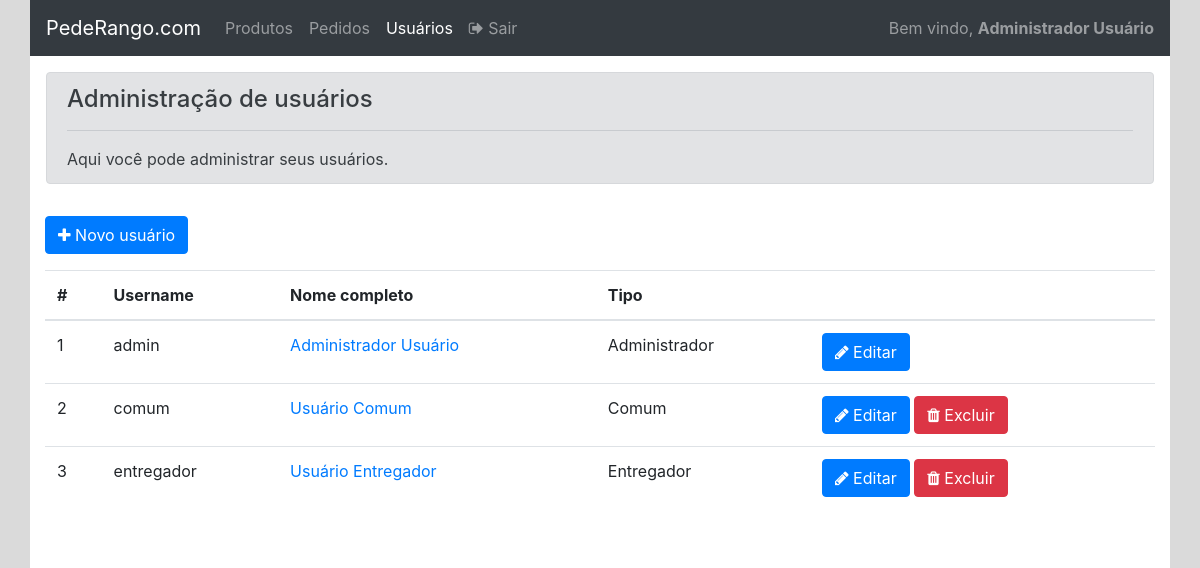
The page /admin/usuario_listar.php (signed in) on the database as committed earlier.
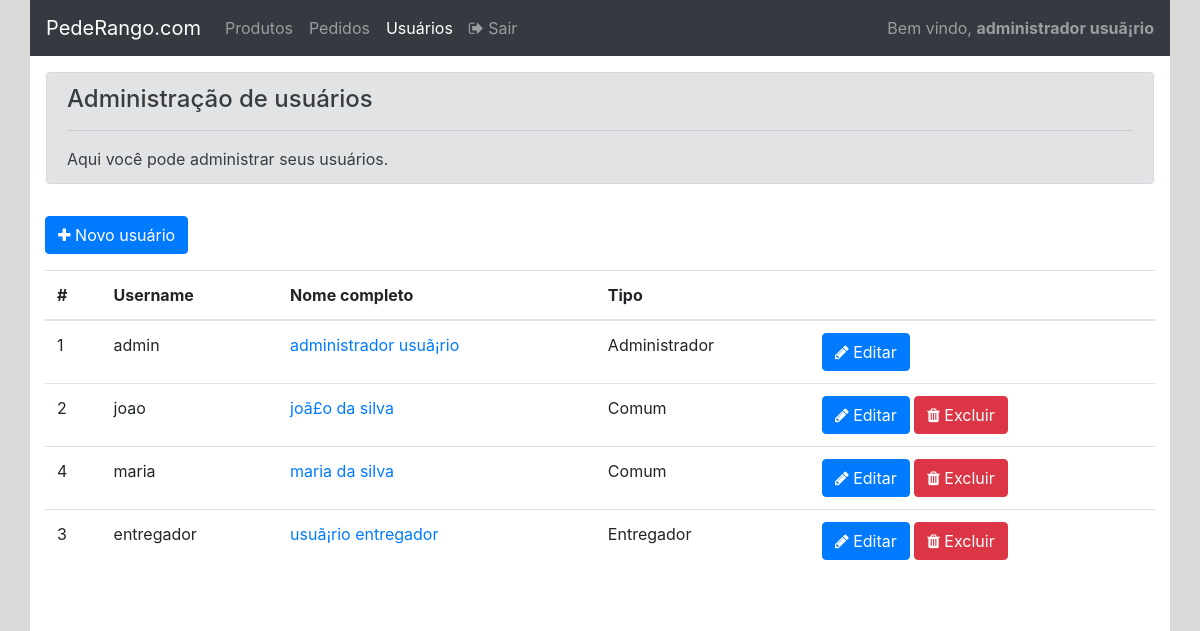
The same page on the database as committed later.
### tables this page shows
create table usuarios_tb(
    codigo_usuario int(10) not null primary key auto_increment,

    username varchar(20) not null,
    nome_completo text not null,
    endereco text not null,
    estado_cod int(10),
    cidade_cod int(10),
    senha varchar(8) not null,
    tipo enum('adm', 'com', 'ent')  
);

### admin/usuario_listar.php (the view, shortened to what the changed rows need)
<?php
require_once '../conexao/conecta.php';
$resultado = mysqli_query($conexao, 'SELECT * FROM usuarios_tb');
if($resultado){
    $limit          = 5;
    $pagina_atual   = isset($_GET['pag']) ? $_GET['pag'] : 1;
    $offset         = $limit * ($pagina_atual - 1);
    $resultado = mysqli_query($conexao, "SELECT * FROM usuarios_tb ORDER BY tipo, username LIMIT $offset, $limit");
    $usuarios = mysqli_fetch_all($resultado, MYSQLI_ASSOC);
}else{
    $usuarios = [];
}
?>
<!DOCTYPE html>
<html lang="pt-br">
<head>
    <link rel="stylesheet" href="https://stackpath.bootstrapcdn.com/font-awesome/4.7.0/css/font-awesome.min.css">
    <link rel="stylesheet" href="https://stackpath.bootstrapcdn.com/bootstrap/4.3.1/css/bootstrap.min.css">
</head>
<body>
    <div id="principal" class="container">
        <div class="row">
            <div class="col-12 p-0">
                <?php require_once 'header.php' ?>
            </div>
        </div>
        <div id="conteudo" class="row">
            <div class="col-12">
                <div class="table-responsive mt-3">
                    <table class="table">
                        <thead>
                            <th>#</th>
                            <th>Username</th>
                            <th>Nome completo</th>
                            <th>Tipo</th>
                            <th colspan="2">&nbsp;</th>
                        </thead>
                        <tbody>
                            <?php foreach($usuarios as $usuario): ?>
                            <?php $usuario = (object) $usuario; ?>
                            <tr>
                                <td><?php print $usuario->codigo_usuario ?></td>
                                <td><?php print $usuario->username ?></td>
                                <td><a href="usuario_alterar.php?id=<?php print $usuario->codigo_usuario ?>"><?php print $usuario->nome_completo ?></a></td>
                                <td>
                                    <?php
                                            switch ($usuario->tipo) {
                                                case 'adm':
                                                    echo 'Administrador';
                                                    break;
                                                case 'com':
                                                    echo 'Comum';
                                                    break;
                                                case 'ent':
                                                    echo 'Entregador';
                                                    break;
                                            }
                                        ?>
                                </td>
                                <td>
                                    <?php if($usuario->codigo_usuario == 1): ?>
                                        <a href="usuario_alterar.php?id=<?php print $usuario->codigo_usuario ?>" class="btn btn-primary"><i class="fa fa-pencil"></i> Editar</a>
                                    <?php else: ?>
                                        <a href="usuario_alterar.php?id=<?php print $usuario->codigo_usuario ?>" class="btn btn-primary"><i class="fa fa-pencil"></i> Editar</a>
                                        <a onclick="return excluir('<?php print $usuario->nome_completo ?>')" href="usuario_excluir.php?id=<?php print $usuario->codigo_usuario ?>" class="btn btn-danger"><i class="fa fa-trash"></i> Excluir</a>
                                    <?php endif; ?>
                                </td>
                            </tr>
                            <?php endforeach; ?>
                        </tbody>
                    </table>
                </div>
            </div>
        </div>
    </div>
</body>
</html>

### admin/header.php (shortened to what the changed rows need)
<nav class="navbar navbar-expand-lg navbar-dark bg-dark">
  <div class="collapse navbar-collapse" id="navbarSupportedContent">
    <?php if(isset($_SESSION['nome_completo'])): ?>
      <span class="navbar-text">
        Bem vindo, <strong><?php print $_SESSION['nome_completo'] ?></strong>
      </span>
    <?php endif;?>
  </div>
</nav>

Rows that differ between the two databases and show on the page:
changed usuarios_tb "admin": nome_completo "Administrador Usuário" → "administrador usuã¡rio"
changed usuarios_tb id 2: username "comum" → "joao"; nome_completo "Usuário Comum" → "joã£o da silva"
added usuarios_tb: codigo_usuario "4", username "maria", nome_completo "maria da silva", tipo "Comum"
changed usuarios_tb "entregador": nome_completo "Usuário Entregador" → "usuã¡rio entregador"
Other text that changed with them:
$_SESSION['nome_completo']: "Administrador Usuário" → "administrador usuã¡rio"
